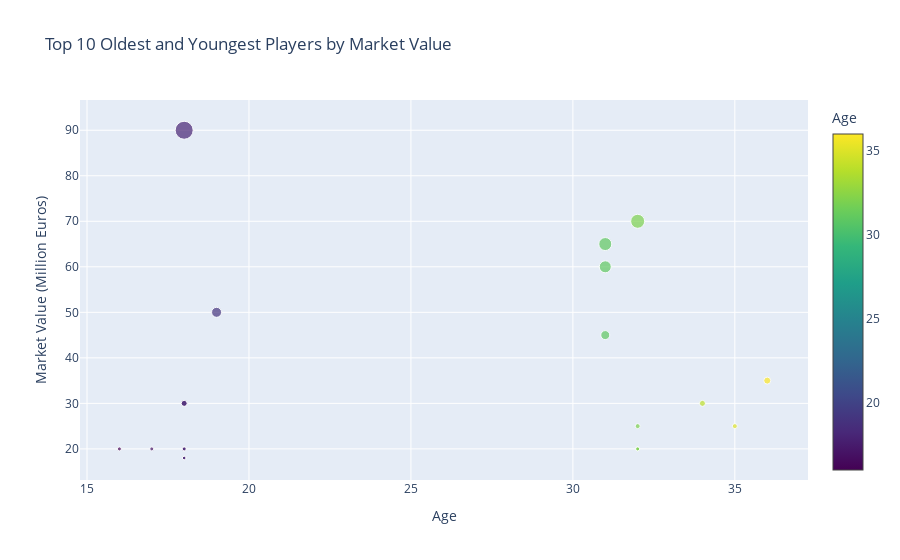

The notebook cell saved with this chart:
### Code cell
import plotly.graph_objects as go

# Select the top 10 oldest and youngest players
oldest_players = df.nlargest(10, 'Age')
youngest_players = df.nsmallest(10, 'Age')

# Create a combined dataframe for both oldest and youngest players
combined_df = oldest_players.append(youngest_players)

# Create a scatter plot
fig = go.Figure(data=go.Scatter(
    x=combined_df['Age'],
    y=combined_df['MarketValue'],
    mode='markers',
    marker=dict(
        size=combined_df['MarketValue'] / 5,
        color=combined_df['Age'],
        colorscale='Viridis',
        showscale=True,
        colorbar=dict(title='Age'),
    ),
    text=combined_df.apply(lambda row: f"{row['Player']} ({row['Position']})", axis=1),
    hovertemplate='<b>%{text}</b><br>Market Value: €%{y}m<br>Age: %{x}',
))

# Set layout properties
fig.update_layout(
    title='Top 10 Oldest and Youngest Players by Market Value',
    xaxis_title='Age',
    yaxis_title='Market Value (Million Euros)',
    showlegend=False,
)

# Show the plot
fig.show()

### Figure 1 — Plotly figure (JSON) as saved in the notebook; plotly's stock layout.template omitted (floating-point values rounded to 4 significant figures)
{"data": [{"hovertemplate": "<b>%{text}</b><br>Market Value: €%{y}m<br>Age: %{x}", "marker": {"color": [36, 35, 34, 32, 32, 32, 32, 31, 31, 31, 16, 17, 18, 18, 18, 18, 18, 18, 18, 19], "colorbar": {"title": {"text": "Age"}}, "colorscale": [[0, "#440154"], [0.1111, "#482878"], [0.2222, "#3e4989"], [0.3333, "#31688e"], [0.4444, "#26828e"], [0.5556, "#1f9e89"], [0.6667, "#35b779"], [0.7778, "#6ece58"], [0.8889, "#b5de2b"], [1, "#fde725"]], "showscale": true, "size": [7, 5, 6, 14, 5, 4, 4, 13, 12, 9, 4, 4, 18, 6, 6, 4, 4, 3.6, 3.6, 10]}, "mode": "markers", "text": ["Lionel Messi (Right Winger)", "Karim Benzema (Centre-Forward)", "Robert Lewandowski (Centre-Forward)", "Kevin De Bruyne (Attacking Midfield)", "Antoine Griezmann (Second Striker)", "Riyad Mahrez (Right Winger)", "Ilkay Gündogan (Central Midfield)", "Mohamed Salah (Right Winger)", "Neymar (Left Winger)", "Thibaut Courtois (Goalkeeper)", "Endrick (Centre-Forward)", "Warren Zaïre-Emery (Central Midfield)", "Gavi (Central Midfield)", "Evan Ferguson (Centre-Forward)", "Youssoufa Moukoko (Centre-Forward)", "Mathys Tel (Centre-Forward)", "Rico Lewis (Right-Back)", "Vitor Roque (Centre-Forward)", "Eliesse Ben Seghir (Attacking Midfield)", "Alejandro Balde (Left-Back)"], "type": "scatter", "x": [36, 35, 34, 32, 32, 32, 32, 31, 31, 31, 16, 17, 18, 18, 18, 18, 18, 18, 18, 19], "y": [35, 25, 30, 70, 25, 20, 20, 65, 60, 45, 20, 20, 90, 30, 30, 20, 20, 18, 18, 50]}], "layout": {"showlegend": false, "title": {"text": "Top 10 Oldest and Youngest Players by Market Value"}, "xaxis": {"title": {"text": "Age"}}, "yaxis": {"title": {"text": "Market Value (Million Euros)"}}}}
